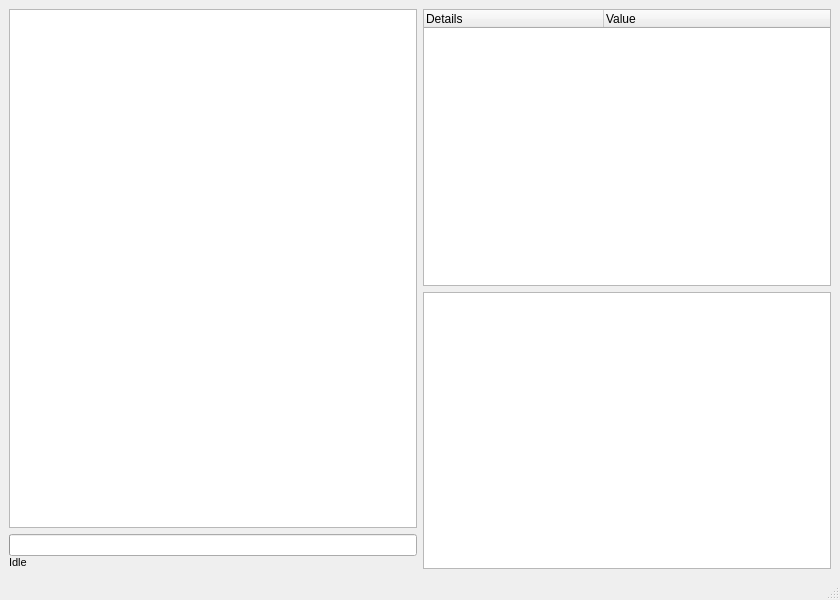
<?xml version="1.0" encoding="UTF-8"?>
<ui version="4.0">
 <class>MainWindow</class>
 <widget class="QMainWindow" name="MainWindow">
  <property name="geometry">
   <rect>
    <x>0</x>
    <y>0</y>
    <width>840</width>
    <height>600</height>
   </rect>
  </property>
  <property name="windowTitle">
   <string>MainWindow</string>
  </property>
  <widget class="QWidget" name="centralwidget">
   <layout class="QHBoxLayout" name="horizontalLayout_3">
    <item>
     <layout class="QVBoxLayout" name="leftLayout">
      <item>
       <widget class="QListWidget" name="CodeView">
        <property name="font">
         <font>
          <family>Monospace</family>
          <pointsize>10</pointsize>
         </font>
        </property>
        <property name="styleSheet">
         <string notr="true">QListWidget::item {
    height: 18px;
}</string>
        </property>
       </widget>
      </item>
      <item>
       <layout class="QVBoxLayout" name="progressLayout">
        <property name="spacing">
         <number>0</number>
        </property>
        <property name="sizeConstraint">
         <enum>QLayout::SizeConstraint::SetDefaultConstraint</enum>
        </property>
        <item>
         <widget class="QProgressBar" name="ProgressBar"/>
        </item>
        <item>
         <widget class="QLabel" name="ProgressText">
          <property name="font">
           <font>
            <pointsize>8</pointsize>
           </font>
          </property>
          <property name="text">
           <string>Idle</string>
          </property>
         </widget>
        </item>
       </layout>
      </item>
     </layout>
    </item>
    <item>
     <layout class="QVBoxLayout" name="rightLayout">
      <item>
       <widget class="QTreeWidget" name="DetailsView">
        <property name="enabled">
         <bool>true</bool>
        </property>
        <property name="mouseTracking">
         <bool>false</bool>
        </property>
        <property name="focusPolicy">
         <enum>Qt::FocusPolicy::NoFocus</enum>
        </property>
        <property name="showDropIndicator" stdset="0">
         <bool>false</bool>
        </property>
        <property name="indentation">
         <number>20</number>
        </property>
        <property name="rootIsDecorated">
         <bool>false</bool>
        </property>
        <property name="uniformRowHeights">
         <bool>false</bool>
        </property>
        <property name="wordWrap">
         <bool>false</bool>
        </property>
        <property name="expandsOnDoubleClick">
         <bool>true</bool>
        </property>
        <attribute name="headerMinimumSectionSize">
         <number>49</number>
        </attribute>
        <attribute name="headerDefaultSectionSize">
         <number>180</number>
        </attribute>
        <attribute name="headerStretchLastSection">
         <bool>true</bool>
        </attribute>
        <column>
         <property name="text">
          <string>Details</string>
         </property>
        </column>
        <column>
         <property name="text">
          <string>Value</string>
         </property>
        </column>
       </widget>
      </item>
      <item>
       <widget class="QTableView" name="TraceView">
        <property name="styleSheet">
         <string notr="true">QListView::item {
    height: 15px;
}</string>
        </property>
        <property name="showGrid">
         <bool>true</bool>
        </property>
        <property name="wordWrap">
         <bool>false</bool>
        </property>
        <property name="cornerButtonEnabled">
         <bool>false</bool>
        </property>
        <attribute name="horizontalHeaderVisible">
         <bool>false</bool>
        </attribute>
        <attribute name="horizontalHeaderMinimumSectionSize">
         <number>60</number>
        </attribute>
        <attribute name="horizontalHeaderDefaultSectionSize">
         <number>120</number>
        </attribute>
        <attribute name="verticalHeaderMinimumSectionSize">
         <number>18</number>
        </attribute>
        <attribute name="verticalHeaderDefaultSectionSize">
         <number>18</number>
        </attribute>
       </widget>
      </item>
     </layout>
    </item>
   </layout>
  </widget>
  <widget class="QMenuBar" name="menubar">
   <property name="geometry">
    <rect>
     <x>0</x>
     <y>0</y>
     <width>840</width>
     <height>30</height>
    </rect>
   </property>
  </widget>
  <widget class="QStatusBar" name="statusbar"/>
 </widget>
 <resources/>
 <connections/>
</ui>
